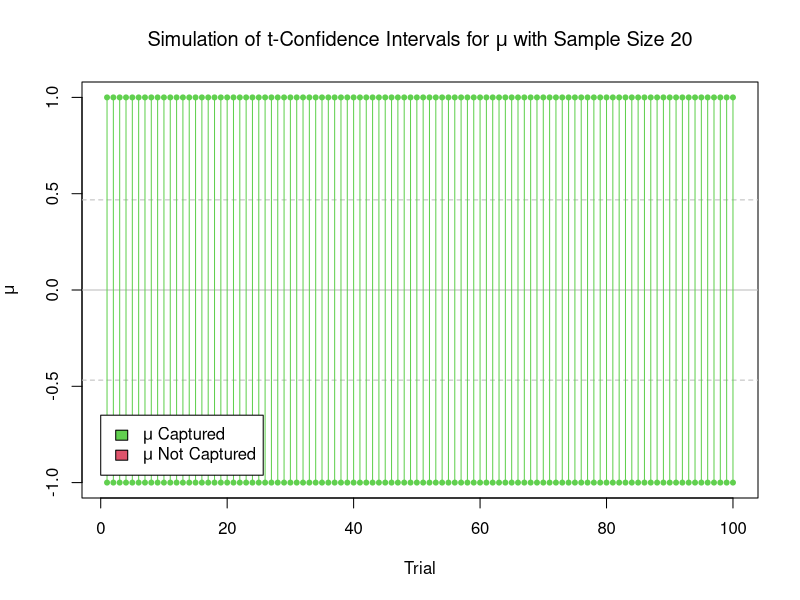

Write the R code that produced this figure.
## ---- chunk 1
sim_conf_int = function(n, alpha) {
  # Your code to 
  # 1. simulate n draws from a standard normal dist.
  # 2. compute a confidence interval with confidence level alpha
 return(c(-1,1))  # replace with the interval you compute.
}
## ---- chunk 2
many_conf_int = function(m, n, alpha) {
  results = NULL
  for(i in 1:m) {
    interval = sim_conf_int(n, alpha)
    results = rbind(results, c(interval[1], interval[2], interval[1]<0 & interval[2]>0))
  }
  resultsdf = data.frame(results)
  names(resultsdf) = c("low", "high", "captured")
  return(resultsdf)
}

n = 20
cints = many_conf_int(100, n, .05)

plot(NULL, type="n",xlim=c(1,100),ylim=c(min(cints$low), max(cints$high)), xlab="Trial",ylab=expression(mu),pch=19)
abline(h = c(0, qt(0.975, n-1)/sqrt(n), qt(0.025, n-1)/sqrt(n)), lty = c(1,2,2), col = "gray")
points(cints$high, col = 2+cints$captured, pch = 20)
points(cints$low, col = 2+cints$captured, pch = 20)
for(i in 1:100)
   {
     lines(c(i,i), c(cints$low[i],cints$high[i]), col = 2+cints$captured[i], pch = 19)
     }
title(expression(paste("Simulation of t-Confidence Intervals for ", mu,
                          " with Sample Size 20")))
legend(0,-.65, legend = c(expression(paste(mu," Captured")),
                             expression(paste(mu," Not Captured"))), fill = c(3,2))

